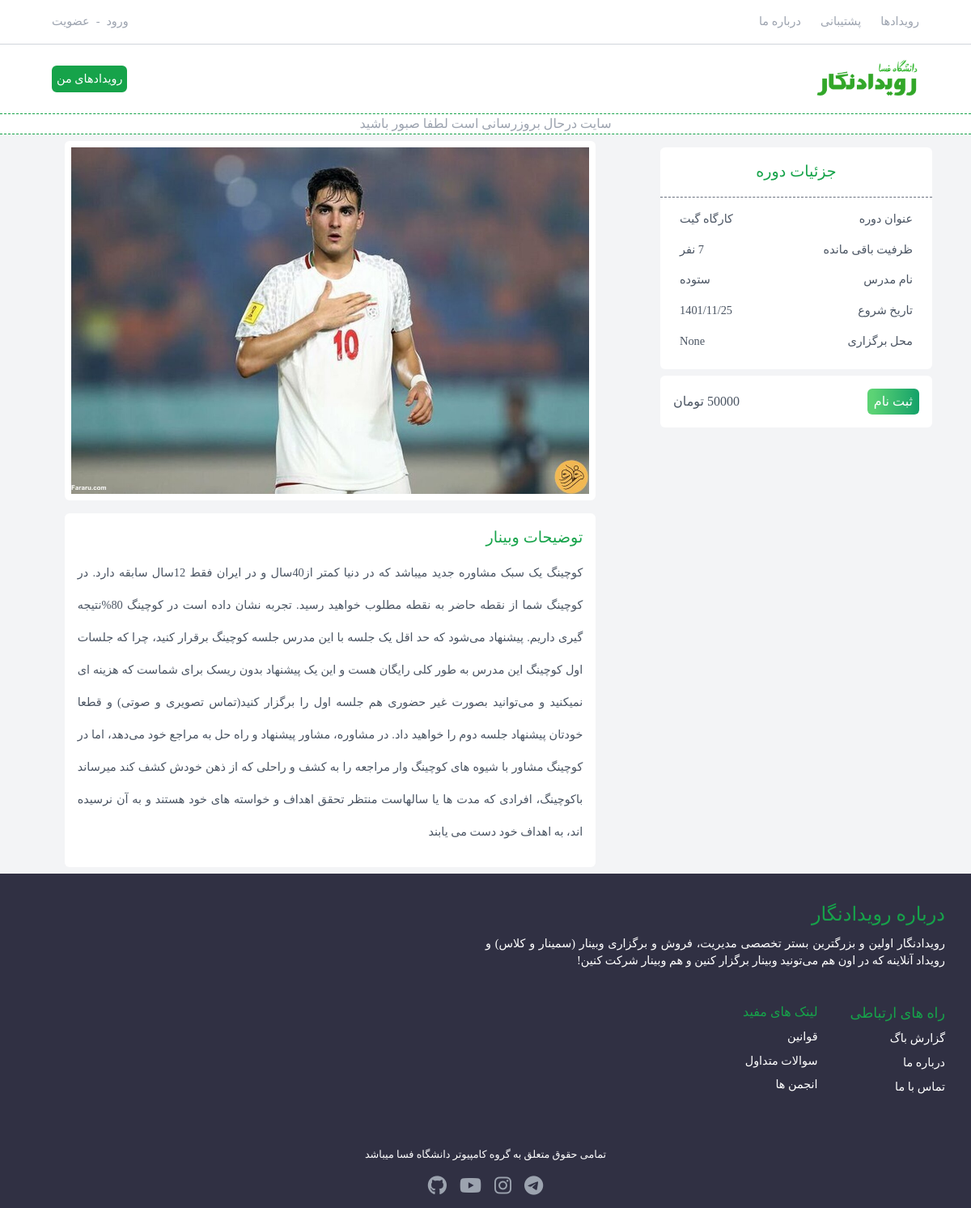
Page /events/git-github on the earlier database version.
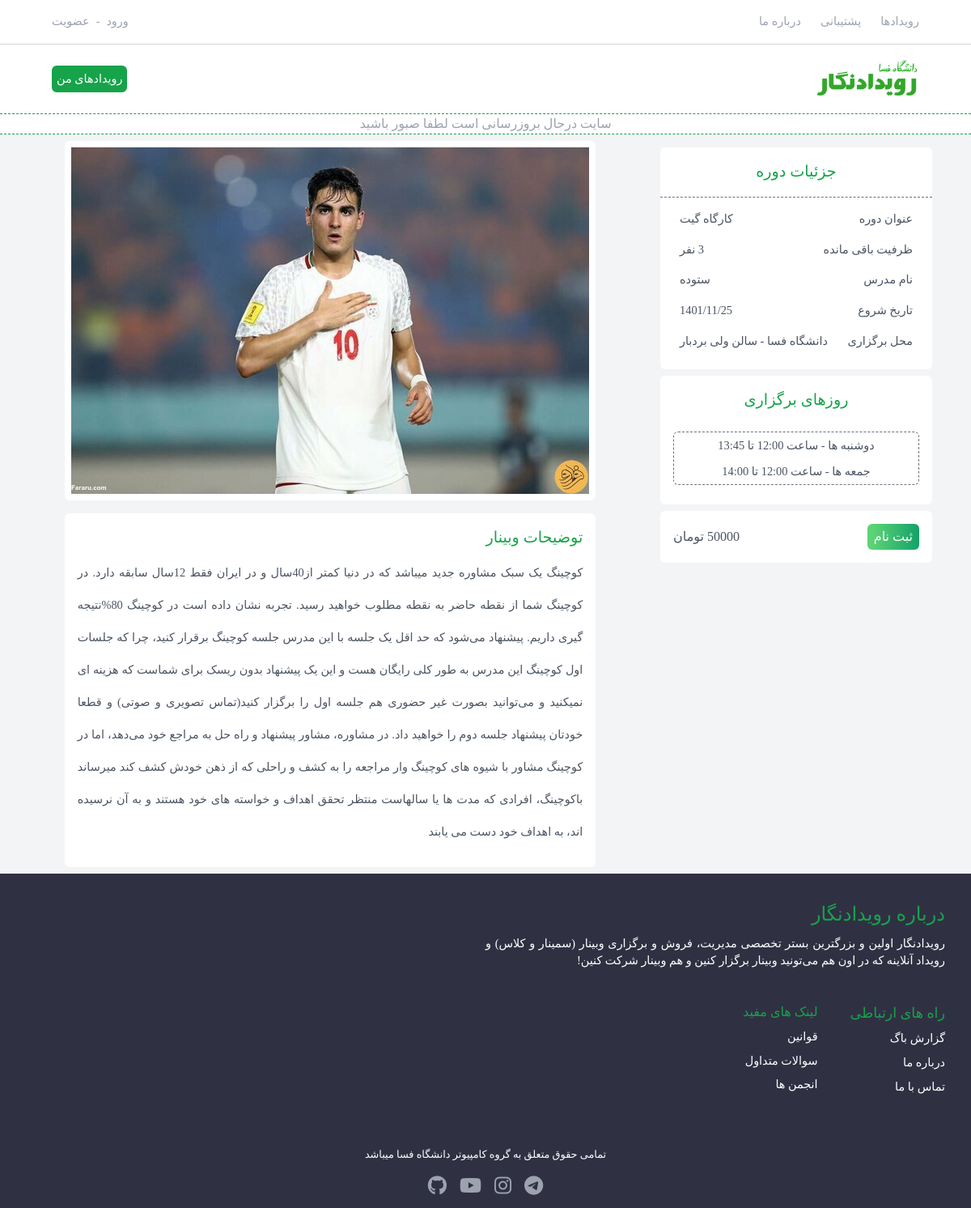
Same page on the later database version.
### events_module/models.py (models this page shows, shortened)
class Event(models.Model):
    title = models.CharField(max_length=255, null=True, verbose_name="عنوان رویداد")
    description = models.TextField(null=True, verbose_name="توضیحات رویداد")
    start_date = models.CharField(max_length=255, verbose_name="تاریخ شروع")
    place = models.CharField(max_length=255, null=True, blank=True, verbose_name="محل برگزاری")
    days_of_week = models.TextField(null=True, blank=True, verbose_name="روزهای برگزاری")
    teacher = models.CharField(max_length=250, null=True, verbose_name="نام مدرس")
    price = models.IntegerField(null=True, verbose_name="هزینه رویداد")
    capacity = models.IntegerField(default=0, null=True, verbose_name="ظرفیت دوره")
    image = models.ImageField(upload_to='events', verbose_name="تصویر")
    slug = models.CharField(max_length=255, null=True, verbose_name="لینک")
    status = models.BooleanField(default=False, verbose_name="فعال/غیرفعال")
    class Meta:
        verbose_name = "رویداد"
        verbose_name_plural = "رویدادها"

### events_module/views.py (the view)
# urls.py: path('events/<pk>', views.event_detail, name='detail'),
def event_detail(request, pk):
    event = get_object_or_404(Event, slug=pk)
    if request.user.is_authenticated:
        is_registered = Participant.objects.filter(user=request.user, status=True).values_list('event_id', flat=True)
    else:
        is_registered = False
    return render(request, 'module/details.html', context={
        'event': event,
        'is_registered': is_registered
    })

### events_module/templates/module/details.html (shortened to what the changed rows need)
{% extends 'partial/main.html' %}
{% load thumbnail %}
{% block content %}
    {% include 'partial/notification.html' %}
    <section class="flex gap-y-6 flex-col-reverse md:flex-row md:items-start py-2 px-6 bg-gray-100">
        <div class="md:w-1/3 md:px-6 pb-4 md:sticky top-0">
            <div class="bg-white rounded-md h-fit pb-6 mx-auto w-full">
                <ul class="flex flex-col gap-y-4">
                    <li class="text-gray-600 text-[0.9rem] flex justify-between items-center px-6">
                        <span class="azar-bold">عنوان دوره</span>
                        <span>{{ event.title }}</span>
                    </li>
                    <li class="text-gray-600 text-[0.9rem] flex justify-between items-center px-6">
                        <span class="azar-bold">نام مدرس</span>
                        <span>{{ event.teacher }}</span>
                    </li>
                    <li class="text-gray-600 text-[0.9rem] flex justify-between items-center px-6">
                        <span class="azar-bold">تاریخ شروع</span>
                        <span>{{ event.start_date }}</span>
                    </li>
                    <li class="text-gray-600 text-[0.9rem] flex justify-between items-center px-6">
                        <span class="azar-bold">محل برگزاری</span>
                        <span>{{ event.place }}</span>
                    </li>
                </ul>
            </div>
            {% if event.days_of_week %}
                <div class="bg-white rounded-md h-fit pb-6 mx-auto">
                    <span class="azar block text-green-600 text-center text-[1.2rem] my-2 azar-bold py-4">روزهای برگزاری</span>
                    <ul class="flex flex-col gap-y-4">
                        <li class="text-gray-600 text-[0.9rem] flex flex-col gap-y-2 px-4 text-center justify-center">
                            <span class="leading-8 px-6 border border-gray-500 border-dashed rounded-md">{{ event.days_of_week | linebreaksbr }}</span>
                        </li>
                    </ul>
                </div>
            {% endif %}
            <div class="bg-white rounded-md h-fit mx-auto my-2">
                <ul class="flex flex-col gap-y-4">
                    <li class="text-gray-600 text-[0.9rem] flex justify-between items-center py-4 px-4">
                        {% if is_registered %}
                            {% if event.id in is_registered %}
                                شما قبلا تو این دوره ثبت نام کرده اید
                            {% else %}
                                {% if event.status == True %}
                                    {% if event.capacity >= 1 %}
                                        <a href="{% url 'events:register' event.id %}"
                                           class="bg-green-600 text-white text-[1.1rem] gr md:text-[1rem] py-1 px-2 rounded-md">ثبت
                                            نام</a>
                                    {% else %}
                                        ظرفیت این دوره به پایان رسیده
                                    {% endif %}
                                {% else %}
                                    ثبت نام این دوره غیرفعال است
                                {% endif %}
                            {% endif %}
                        {% else %}
                            {% if event.status == True %}
                                {% if event.capacity >= 1 %}
                                    <a href="{% url 'events:register' event.id %}"
                                       class="bg-green-600 text-white text-[1.1rem] gr md:text-[1rem] py-1 px-2 rounded-md">ثبت
                                        نام</a>
                                {% else %}
                                    ظرفیت این دوره به پایان رسیده
                                {% endif %}
                            {% else %}
                                ثبت نام این دوره غیرفعال است
                            {% endif %}
                        {% endif %}
                        <span class="text-gray-600 text-[1.1rem] md:text-[1rem] py-1">{{ event.price }} تومان</span>
                    </li>
                </ul>
            </div>
        </div>
    </section>
{% endblock %}

Differences in the rows shown:
changed Event "کارگاه گیت": place "None" → "دانشگاه فسا - سالن ولی بردبار"; days_of_week (not shown) → "دوشنبه ها - ساعت 12:00 تا 13:45 جمعه ها - ساعت 12:00 تا 14:00"
Other differences:
text now shown: "روزهای برگزاری"
